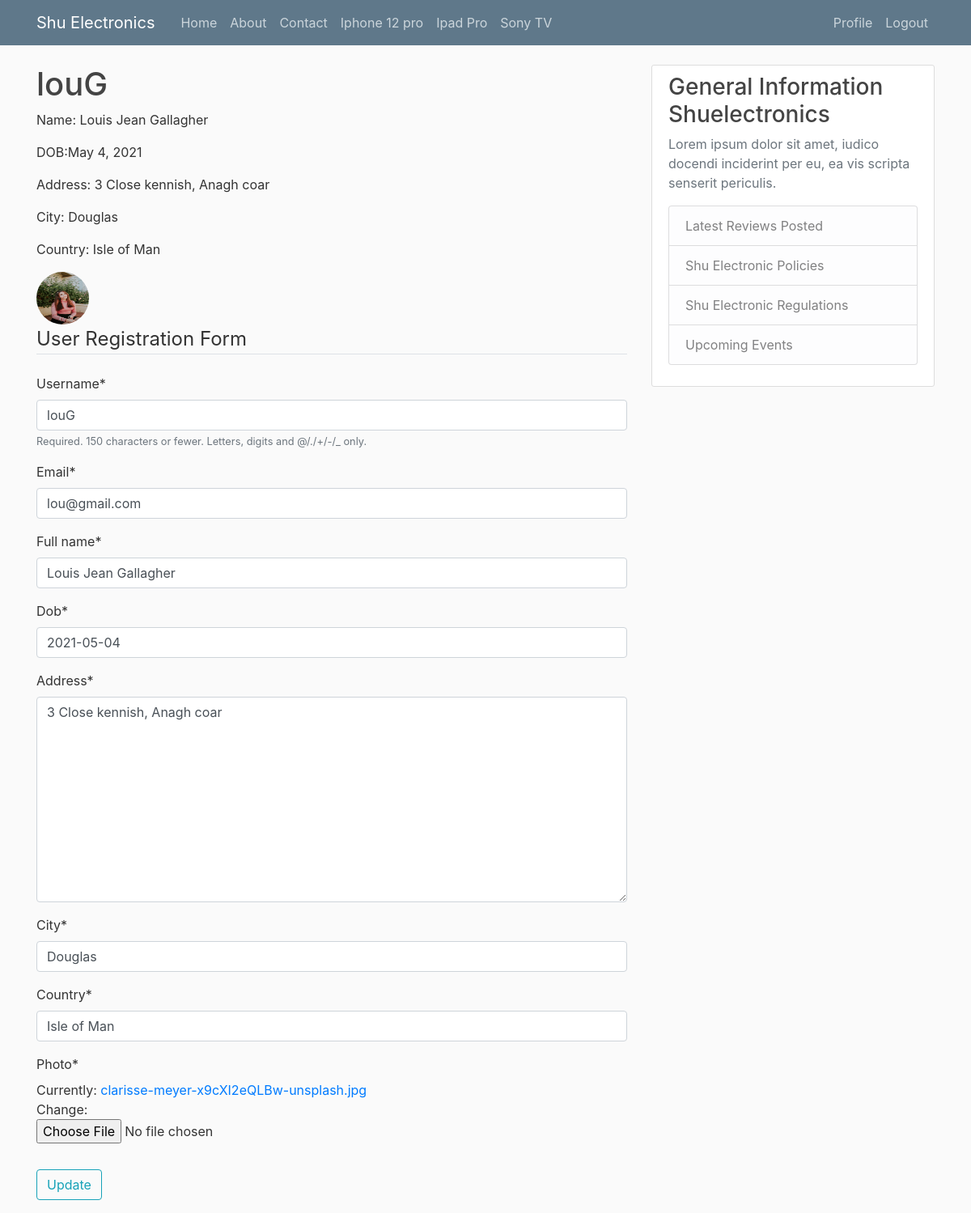
Page /profile/ (signed in) on the committed database.
### reviewproduct/models.py (models this page shows)
class Profile(models.Model) :
      user=models.OneToOneField(User, null=True, on_delete=models.CASCADE)
      full_name=models.CharField(max_length=100)
      dob=models.DateField(max_length=8)
      address=models.TextField()
      city=models.CharField(max_length=100)
      country=models.CharField(max_length=100)
      photo=models.ImageField()

### users/views.py (the view)
# urls.py: path('profile/', user_views.profile, name='profile'),
@login_required
def profile(request):
	if request.method == 'POST':
		u_form = UserUpdateForm(request.POST, instance=request.user)
		p_form = ProfileUpdateForm(request.POST, request.FILES,
 instance=request.user.profile)
		if u_form.is_valid and p_form.is_valid:
			u_form.save()
			p_form.save()
			messages.success(request, f'Your account has been successfully updated')
			return redirect('profile')
	else:
		u_form = UserUpdateForm(instance=request.user)
		p_form = ProfileUpdateForm(instance=request.user.profile)
	context = {
		'u_form': u_form,
		'p_form': p_form,
	}
	return render(request, 'users/profile.html', context)

### users/forms.py
class UserUpdateForm(forms.ModelForm):
    email = forms.EmailField()
    class Meta:
        model = User
        fields = ['username', 'email']

class ProfileUpdateForm(forms.ModelForm):
    class Meta:
        model = Profile
        fields = ['full_name', 'dob', 'address', 'city', 'country', 'photo']

### users/templates/users/profile.html (shortened to what this page needs)
{% extends "reviewproduct/base.html" %}
{% load crispy_forms_tags %}
{% block content %}
<h1> {{ user.username}}</h1>
<p>Name: {{ user.profile.full_name}}</p>
<p>DOB:{{ user.profile.dob }}</p>
<p>Address: {{ user.profile.address }}</p>
<p>City: {{ user.profile.city }}</p>
<p>Country: {{ user.profile.country }}</p>
<img src="{{user.profile.photo.url}}"class="rounded-circle article-img">
<form method="POST">
<fieldset class="form-group">
    <legend class="border-bottom mb-4">
          User Registration Form
    </legend>
    {{ u_form|crispy}}
    {{ p_form|crispy}}
</fieldset>
<div class="form-group">
      <button class="btn btn-outline-info" type="submit"> Update </button>
      </div>
</form>
{% endblock content %}

### reviewproduct/static/css/styles.css (style rules this page uses)
body { background: #fafafa; color: #333333; margin-top: 5rem; }
h1, h2, h3, h4, h5, h6 { color: #444444; }
.article-img { height: 65px; width: 65px; margin-right: 16px; }

### rows in the picture
Profile: full_name "Louis Jean Gallagher", dob "2021-05-04", address "3 Close kennish, Anagh coar", city "Douglas", country "Isle of Man"

### other values in the picture
{{ user.username }} "louG"
{{ user.profile.full_name }} "Louis Jean Gallagher"
{{ user.profile.dob }} "May 4, 2021"
{{ user.profile.address }} "3 Close kennish, Anagh coar"
{{ user.profile.city }} "Douglas"
{{ user.profile.country }} "Isle of Man"
